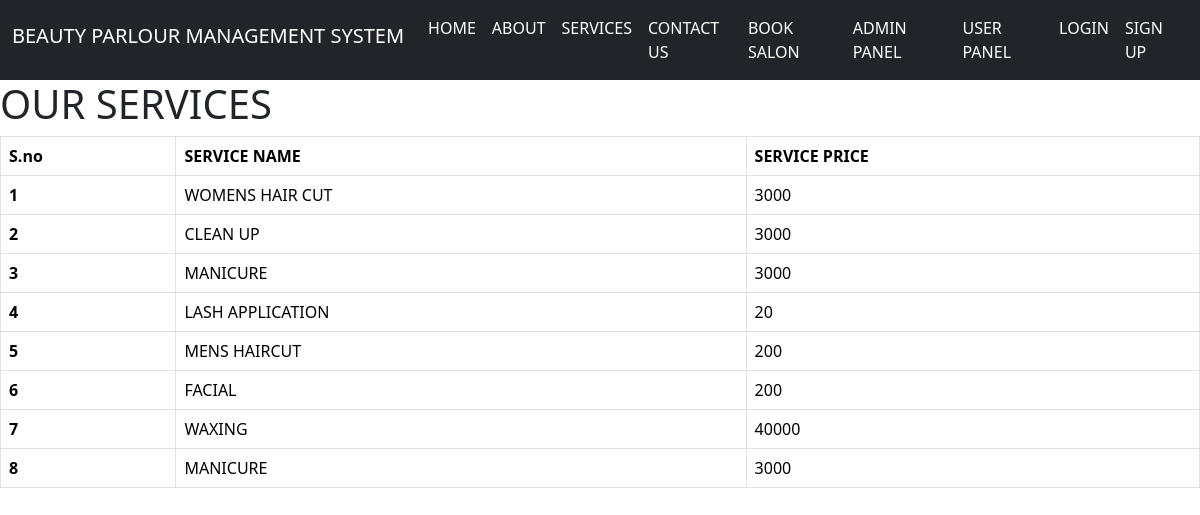
/services.php, run on the app's committed database.
### tables this page shows
CREATE TABLE `tb_services` (
  `id` int(35) NOT NULL,
  `service_name` varchar(35) NOT NULL,
  `service_price` bigint(35) NOT NULL,
  `creation_date` timestamp NOT NULL DEFAULT current_timestamp() ON UPDATE current_timestamp()
);

### services.php (the view, shortened to what this page needs)
<?php
require 'partials/navbar.php';
include 'config.php';
?>
<!doctype html>
<html lang="en">
  <head>
    <link href="https://cdn.jsdelivr.net/npm/bootstrap@5.3.3/dist/css/bootstrap.min.css" rel="stylesheet">
  </head>
  <body>
    <h1>OUR SERVICES</h1>
    <table class="table table-bordered">
  <thead>
    <tr>
      <th scope="col">S.no</th>
      <th scope="col">SERVICE NAME</th>
      <th scope="col">SERVICE PRICE</th>
    </tr>
  </thead>
  <tbody>
  <?php
  $sql = "SELECT * FROM tb_services";
$result = mysqli_query($conn, $sql);
$count = 0;
if (mysqli_num_rows($result) > 0) {
    while ($row = mysqli_fetch_assoc($result)) {
      $count++;
      echo"<tr>
      <th scope='row'>".$count."</th>
      <td>".$row['service_name']."</td>
      <td>".$row['service_price']."</td>
    </tr>";
    }
} else {
    echo "No services found.";
}
?>
  </tbody>
</table>
  </body>
</html>

### partials/navbar.php (shortened to what this page needs)
<nav class="navbar navbar-expand-lg navbar-dark bg-dark">
  <div class="container-fluid">
   <h2> <a class="navbar-brand" href="/beauty_parlour_management_system/">BEAUTY PARLOUR MANAGEMENT SYSTEM</a></h2>
    <div class="collapse navbar-collapse" id="navbarSupportedContent">
      <ul class="navbar-nav me-auto mb-2 mb-lg-0">
        <li class="nav-item">
          <a class="nav-link active" aria-current="page" href="/beauty_parlour_management_system/">HOME</a>
        </li>
        <li class="nav-item">
          <a class="nav-link active" aria-current="page" href="/beauty_parlour_management_system/about.php/">ABOUT</a>
        </li>
        <li class="nav-item">
          <a class="nav-link active" aria-current="page" href="/beauty_parlour_management_system/services.php/">SERVICES</a>
        </li>
        <li class="nav-item">
          <a class="nav-link active" aria-current="page" href="/beauty_parlour_management_system/contact_us.php">CONTACT US</a>
        </li>
        <li class="nav-item">
          <a class="nav-link active" aria-current="page" href="/beauty_parlour_management_system/appointment.php">BOOK SALON</a>
        </li>
        <li class="nav-item">
          <a class="nav-link active" aria-current="page" href="/beauty_parlour_management_system/admin2">ADMIN PANEL</a>
        </li>
        <li class="nav-item">
          <a class="nav-link active" aria-current="page" href="/beauty_parlour_management_system/user">USER PANEL</a>
        </li>
        <li class="nav-item">
          <a class="nav-link active" aria-current="page" href="/beauty_parlour_management_system/login.php">LOGIN </a>
        </li>
        <li class="nav-item">
          <a class="nav-link active" aria-current="page" href="/beauty_parlour_management_system/sign_up.php">SIGN UP </a>
        </li>
      </ul>
    </div>
  </div>
</nav>

### data on the page
tb_services: service_name "WOMENS HAIR CUT", service_price "3000"
tb_services: service_name "CLEAN UP", service_price "3000"
tb_services: service_name "MANICURE", service_price "3000"
tb_services: service_name "LASH APPLICATION", service_price "20"
tb_services: service_name "MENS HAIRCUT", service_price "200"
tb_services: service_name "FACIAL", service_price "200"
tb_services: service_name "WAXING", service_price "40000"
tb_services: service_name "MANICURE", service_price "3000"
